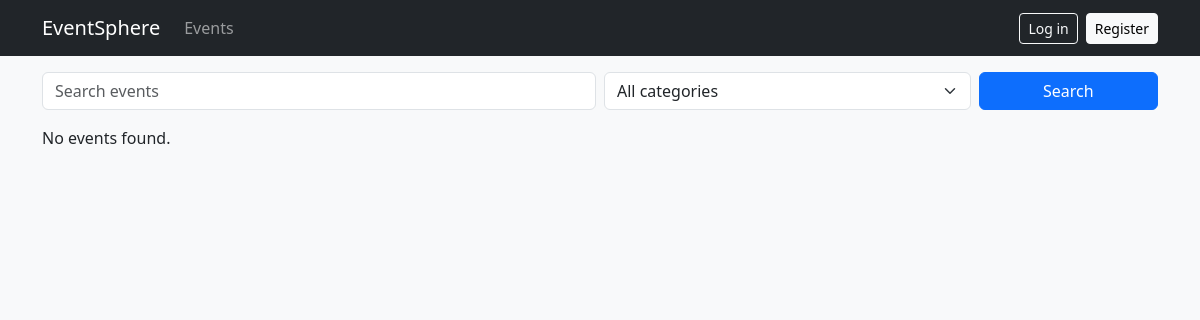
Before: /events with the older database file.
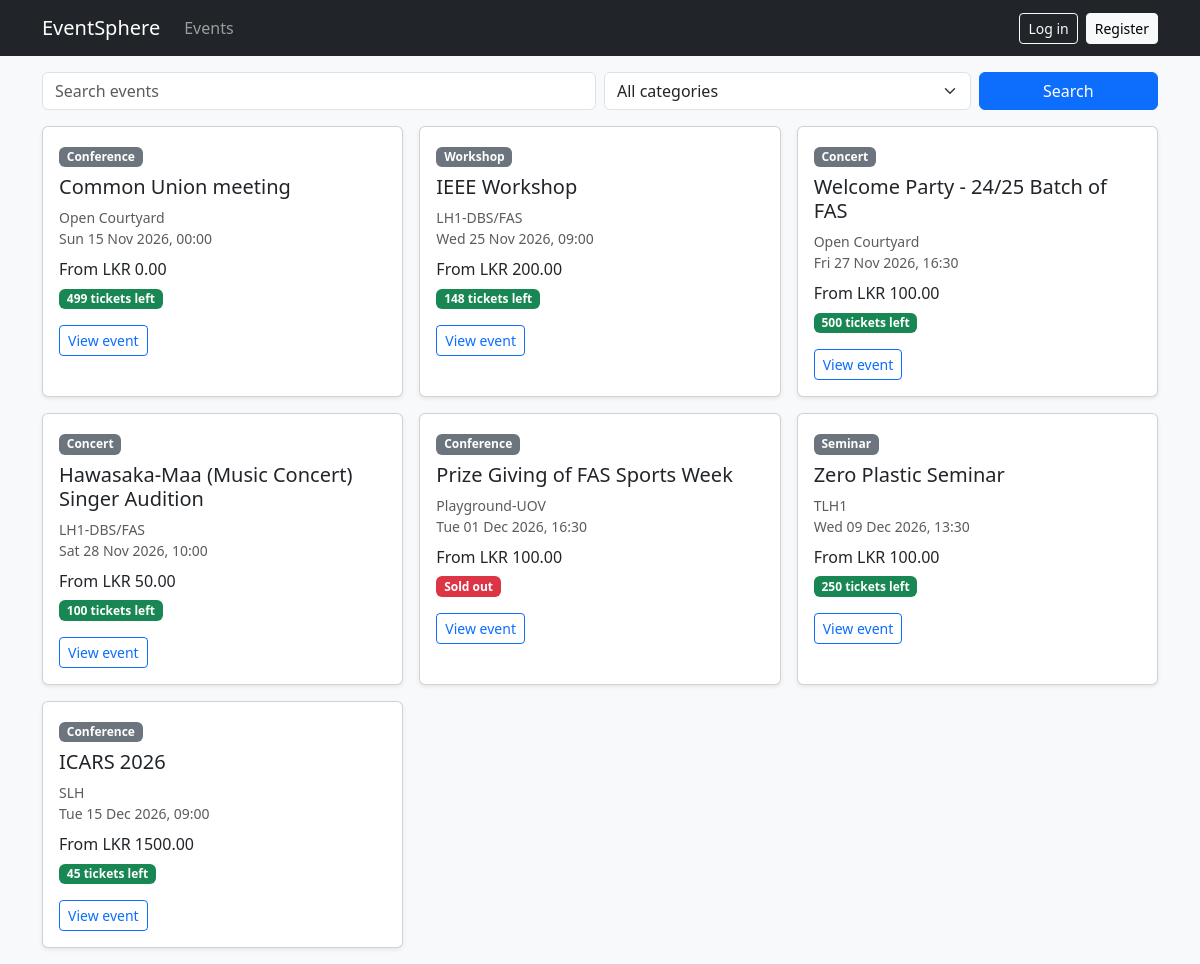
After: the same page with the newer database file.
### app/models.py (models this page shows)
class TicketCategory(Base):
    __tablename__ = "ticket_categories"
    id = Column(Integer, primary_key=True)
    event_id = Column(Integer, ForeignKey("events.id"))
    name = Column(String(100), nullable=False)
    price = Column(Float, default=0)
    quantity = Column(Integer, nullable=False)
    sold = Column(Integer, default=0)

class Event(Base):
    __tablename__ = "events"
    id = Column(Integer, primary_key=True)
    title = Column(String(200), nullable=False)
    category = Column(String(50), default="Concert")
    venue_id = Column(Integer, ForeignKey("venues.id"))
    start = Column(DateTime, nullable=False)
    end = Column(DateTime, nullable=False)
    description = Column(Text, default="")
    status = Column(String(20), default="draft")  # draft / published / cancelled

class Venue(Base):
    __tablename__ = "venues"
    id = Column(Integer, primary_key=True)
    name = Column(String(150), nullable=False)
    location = Column(String(200), default="")
    capacity = Column(Integer, nullable=False)
    description = Column(Text, default="")
    image = Column(String(300), default="")
    hourly_rate = Column(Float, default=0)
    open_for_hire = Column(Boolean, default=False)

### app/routes_public.py (the view)
@router.get("/events")
def events(request: Request, q: str = "", category: str = "",
           db=Depends(get_db), user=Depends(get_current_user)):
    query = db.query(Event).filter(Event.status == "published", Event.end >= now())
    if q:
        query = query.filter(or_(Event.title.ilike(f"%{q}%"), Event.description.ilike(f"%{q}%")))
    if category:
        query = query.filter(Event.category == category)
    cards = []
    for e in query.order_by(Event.start).all():
        cats = db.query(TicketCategory).filter_by(event_id=e.id).all()
        cards.append(dict(event=e, venue=db.get(Venue, e.venue_id),
                          left=sum(c.quantity - c.sold for c in cats),
                          from_price=min((c.price for c in cats), default=0)))
    return render(request, "events.html", db, user, cards=cards, q=q,
                  category=category, categories=CATEGORIES)

### app/templates/events.html (shortened to what this page needs)
{% extends "base.html" %}
{% block content %}
<form class="row g-2 mb-3" method="get" action="/events">
  <div class="col-12 col-md-6"><input class="form-control" name="q" value="{{ q }}" placeholder="Search events"></div>
  <div class="col-8 col-md-4">
    <select class="form-select" name="category"><option value="">All categories</option>
    </select></div>
  <div class="col-4 col-md-2"><button class="btn btn-primary w-100">Search</button></div>
</form>
<div class="row row-cols-1 row-cols-md-2 row-cols-lg-3 g-3">
{% for x in cards %}
  <div class="col"><div class="card h-100 shadow-sm"><div class="card-body">
    <span class="badge bg-secondary">{{ x.event.category }}</span>
    <h5 class="card-title mt-2">{{ x.event.title }}</h5>
    <p class="small text-muted mb-2">{{ x.venue.name if x.venue }}<br>{{ x.event.start.strftime('%a %d %b %Y, %H:%M') }}</p>
    <p class="mb-1">From LKR {{ '%.2f'|format(x.from_price) }}</p>
    <p>{% if x.left > 0 %}<span class="badge bg-success">{{ x.left }} tickets left</span>
       {% else %}<span class="badge bg-danger">Sold out</span>{% endif %}</p>
    <a href="/events/{{ x.event.id }}" class="btn btn-outline-primary btn-sm">View event</a>
  </div></div></div>
{% else %}<p>No events found.</p>{% endfor %}
</div>
{% endblock %}

Changed rows visible on the page:
added TicketCategory: event.category "Conference", event "Common Union meeting", venue "Open Courtyard", event.start "Sun 15 Nov 2026, 00:00", from_price "0.00", left "499"
added TicketCategory: event.category "Workshop", event "IEEE Workshop", venue "LH1-DBS/FAS", event.start "Wed 25 Nov 2026, 09:00", from_price "200.00", left "148"
added TicketCategory: event.category "Concert", event "Welcome Party - 24/25 Batch of FAS", venue "Open Courtyard", event.start "Fri 27 Nov 2026, 16:30", from_price "100.00", left "500"
added TicketCategory: event.category "Concert", event "Hawasaka-Maa (Music Concert) Singer Audition", venue "LH1-DBS/FAS", event.start "Sat 28 Nov 2026, 10:00", from_price "50.00", left "100"
added TicketCategory: event.category "Conference", event "Prize Giving of FAS Sports Week", venue "Playground-UOV", event.start "Tue 01 Dec 2026, 16:30", from_price "100.00", shows "Sold out"
added TicketCategory: event.category "Seminar", event "Zero Plastic Seminar", venue "TLH1", event.start "Wed 09 Dec 2026, 13:30", from_price "100.00", left "250"
added TicketCategory: event.category "Conference", event "ICARS 2026", venue "SLH", event.start "Tue 15 Dec 2026, 09:00", from_price "1500.00", left "45"
Other visible differences:
text no longer shown: "No events found."
